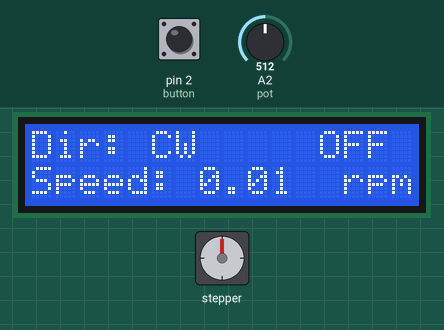
Recording of a sketch running on a simulated Arduino Uno, built with avr-gcc and run on an emulated ATmega328P. Shown: 16×2 character LCD, stepper motor. The inputs (shaded band) are chosen by the test bench; at power-on: pin 2 (button) HIGH, A2 (pot) = 512. Stepper angles assume 100 steps per turn.

Above: at 1.2 s.
1.3 s: pin 2 (button) pulled LOW for 0.15 s
At 1.8 s:
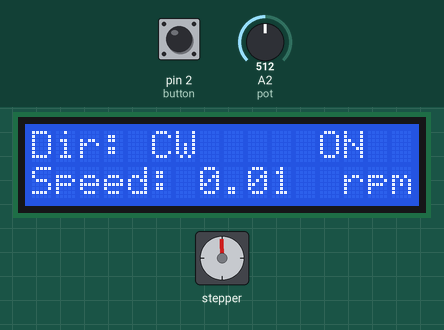
4.4 s: pin 2 (button) pulled LOW for 1 s
At 5.4 s:
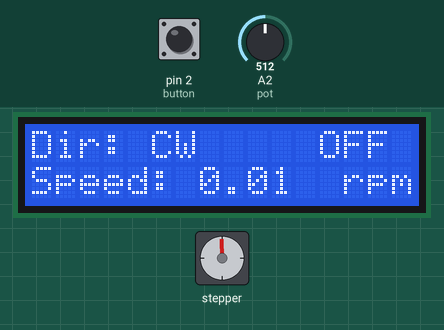
6.9 s: A2 (pot) set to 497
At 8.0 s:
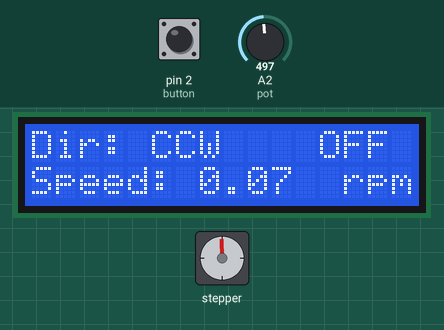
8.4 s: pin 2 (button) pulled LOW for 0.15 s
At 9.3 s:
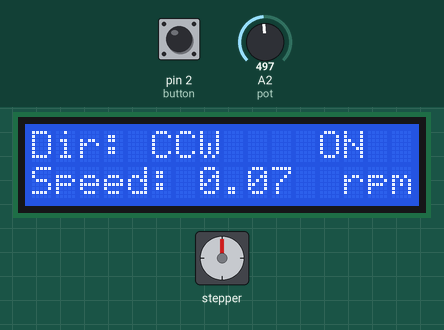
11.4 s: pin 2 (button) pulled LOW for 3.2 s
At 11.9 s:
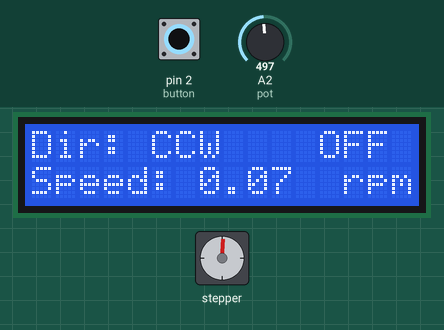
16.1 s: A2 (pot) set to 716
At 17.4 s:
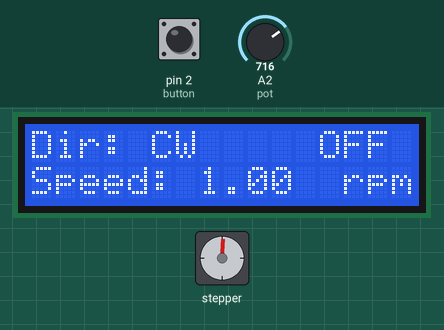
Timing chart, 0 to 18.6 s (numbered marks = the images above; inputs shaded):
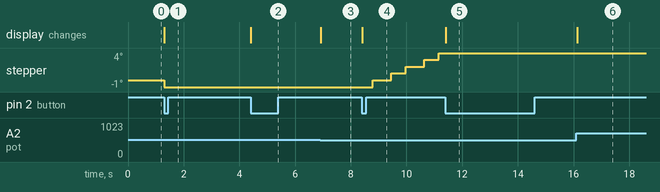

The sketch:

firmware-rotator-A-24-01-24.ino
```cpp
#include <Wire.h>
#include <Adafruit_MotorShield.h>
#include "utility\Adafruit_MS_PWMServoDriver.h"
#include <LiquidCrystal_I2C.h>
// Steps for a full rotation with 0.9 deg step angle
#define STEPS 400
// Microstepping divides one step by 16
#define MICROSTEPS 16
// delay in ms for debouncing
#define BUTTON_DELAY 200

// Set motor shield I2C adress to 0x60
Adafruit_MotorShield AFMS = Adafruit_MotorShield(0x60);
Adafruit_StepperMotor *myMotor;

// LCD pins <--> Arduino pins
LiquidCrystal_I2C lcd(0x27, 16, 2);

const int pot    = A2;    //controls stepper motor
const int button = 2;     //linked to an interrupt

unsigned long time_0 = 0;
int speed_ = 1, new_speed = 1;
unsigned long period = 10;
byte direction_ = FORWARD;
volatile bool state_ = false, state_old = false;
volatile unsigned long button_time = 0;

// ISR to change state of the firmware when button is pressed
void toggleMotor() {
  if((millis() - button_time) < BUTTON_DELAY)
    return;
  state_old = state_;
  state_ ^= 1;
  button_time = millis();
}

void setup() {
  // Set PWM modulation frequency to 4000 Hz
  AFMS.begin(4000);
  // put your setup code here, to run once:
  myMotor = AFMS.getStepper(STEPS/MICROSTEP,2);
  myMotor->setSpeed(1);
  myMotor->release();
  // set the time for button debouncing
  button_time = millis();
  // Initialize digitial input and ISR for button
  pinMode(button, INPUT);
  attachInterrupt(digitalPinToInterrupt(button), toggleMotor, FALLING);
  // Initialize analog input for potentiometer
  pinMode(pot, INPUT);
  analogReference(DEFAULT);
  // Initialize LCD display
  lcd.init();
  lcd.backlight();
  lcd.setCursor(12, 0);
  lcd.print("OFF");
}

void loop() {
  // Machine is turned on: Motor off and display "off" on display
  if((state_ == false) && (state_old == true)) {
    lcd.setCursor(12, 0);
    lcd.print("OFF ");
    myMotor->release();
    state_old = false;
  }
  // Machine is turned on: Display "on", lock user input and start rotating
  else if((state_ == true) && (state_old == false)) {
    lcd.setCursor(12, 0);
    lcd.print("ON ");
    state_old = true;
  }
  // No change: Read potentiometer and set rotation speed
  else if((state_ == false) && (state_old == false)) {
    // Map reading of input to -2.5 to 2.5 rpm (multiplied by 100)
    new_speed = map(analogRead(pot), 1023, 0, -250, 250);

    if ((speed_ != new_speed) && (abs(new_speed) > 0)) // if the speed was changed
    {
      speed_ = new_speed;
      // Calculate time between two steps in ms
      period = 6000000/abs(speed_)/STEPS/MICROSTEPS-2;

      lcd.setCursor(0, 0);         // move cursor to second row
      lcd.print("Dir: ");
      // Set direction based on polarity: negative: counterclockwise rotation (CCW). positive: clockwise rotation (CW)
      if(speed_ > 0) {
        direction_ = FORWARD;
        lcd.print("CCW");
      }
      else {
        lcd.print("CW ");
        direction_ = BACKWARD;
      }

      lcd.setCursor(0, 1);         // move cursor to second row
      lcd.print("Speed: ");
      lcd.print((float) abs(speed_)/100);
      lcd.setCursor(13, 1);
      lcd.print("rpm");
    }
  }
  // If GUI is locked: Check if elapsed time since last step > period between steps and move one step in the selected direction
  else {
    if((millis() - time_0) >= period) {
        myMotor->onestep(direction_, MICROSTEP);
        time_0 = millis();
    }
  }

}
```

Measured:
- the behaviour switches between 510 and 509 on A2 (pot) (found by bisection; images 2 and 3)
- after the input at 4.4 s, stepper: stops changing and stays -1°; the display: changes at once (image 2)
- after the input at 6.9 s, the display: changes at once (image 3)
- after the input at 11.4 s, stepper: stays 4° (without the input it goes to 5° after 0.41 s); the display: changes at once (image 5)
- after the input at 16.1 s, the display: changes at once (image 6)
